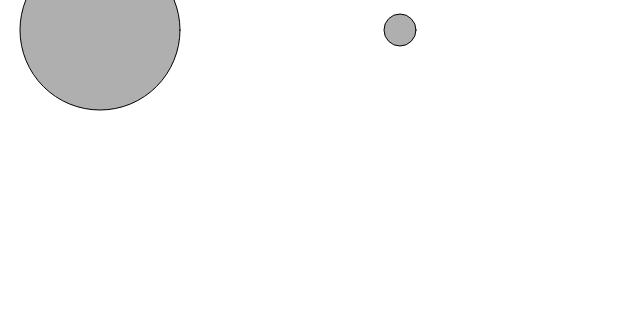
Frame 1 (no input)
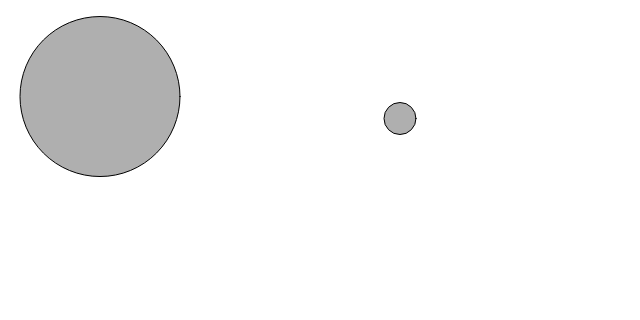
Frame 60 (no input)
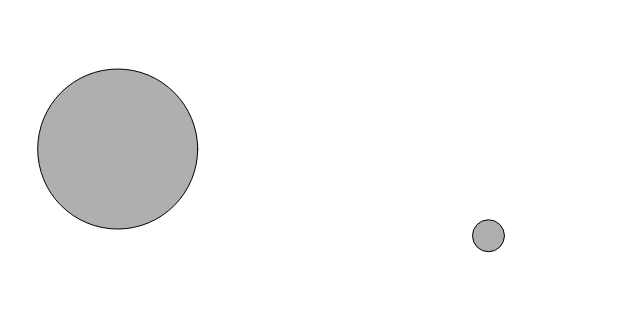
Frame 120 (the mouse pressed at the canvas centre since frame 60)

The p5.js sketch that drew these frames (run headless with seeded random() and noise() and a simulated clock; from frame 60 on, the mouse is pressed at the canvas centre):

// p5.js sketch
// ── sketch.js
let moverA;
let moverB;

function setup() {
  createCanvas(640, 320);

  moverA = new Mover(100, 30, 10);
  moverB = new Mover(400, 30, 2);
}

function draw() {
  background(255);

  let gravity = createVector(0, 0.1);
  moverA.applyForce(gravity);
  moverB.applyForce(gravity);

  if (mouseIsPressed) {
    let wind = createVector(0.1, 0);
    moverA.applyForce(wind);
    moverB.applyForce(wind);
  }

  moverA.show();
  moverA.update();
  moverA.checkEdges();

  moverB.show();
  moverB.update();
  moverB.checkEdges();
}

// ── mover.js
class Mover {
  constructor(x, y, mass) {
    this.pos = createVector(x, y);
    this.vel = createVector(0, 0);
    this.acc = createVector(0, 0);
    this.mass = mass;
    this.r = this.mass * 8; //diameter is this.mass * 16, dus r is
  }

  applyForce(force) {
    let f = p5.Vector.div(force, this.mass);
    //let f = force.copy();
    //f.div(mass);
    this.acc.add(f);
  }

  update() {
    this.vel.add(this.acc);
    this.pos.add(this.vel);
    this.acc.mult(0);
  }

  show() {
    stroke(0);
    fill(175);
    circle(this.pos.x, this.pos.y, this.r * 2);
  }

  checkEdges() {
    if (this.pos.x >= width - this.r) {
      this.pos.x = width - this.r;
      this.vel.x *= -1;
    } else if (this.pos.x <= this.r) {
      this.pos.x = this.r;
      this.vel.x *= -1;
    }

    if (this.pos.y <= this.r) {
      this.pos.y = this.r;
      this.vel.y *= -1;
    } else if (this.pos.y >= height - this.r) {
      this.pos.y = height - this.r;
      this.vel.y *= -1;
    }
  }
}
